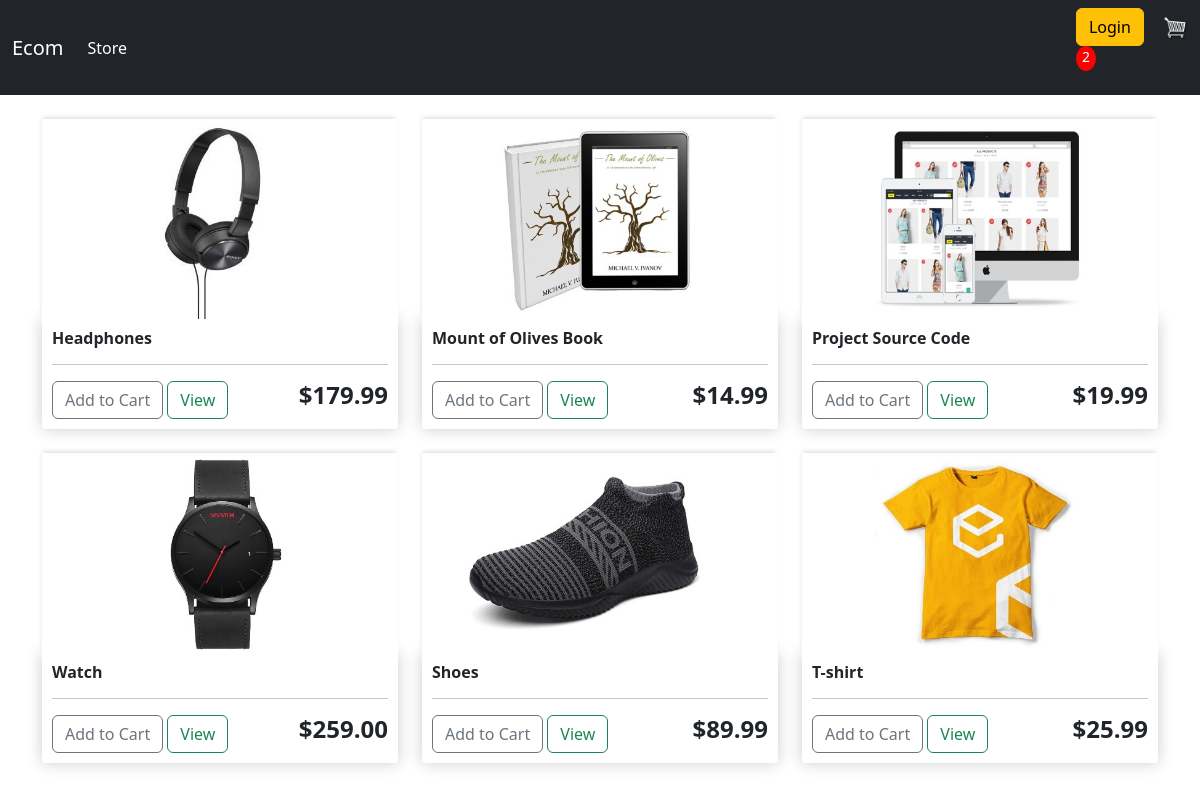
The app's page / (signed in) with its own data.
### store/models.py (models this page shows, shortened)
class Product(models.Model):
    name = models.CharField(max_length=200)
    price = models.DecimalField(max_digits=8, decimal_places=2)
    digital = models.BooleanField(default=False, null=True, blank=True)
    image = models.ImageField(null=True, blank=True)
    @property
    def imageURL(self):
        try:
            url = self.image.url
        except:
            url = ''
        return url

### store/views.py (the view)
# urls.py: path('', include('store.urls')),
def store(request):
    data = cartData(request)
    cartItem = data['cartItem']
    products = Product.objects.all()
    context ={'products':products, 'cartItem':cartItem, 'shipping':False}
    return render(request, 'store/store.html', context)

### store/models.py (called while the page is built)
    @property
    def get_cart_items(self):
        orderitems = self.orderitem_set.all()
        total = sum([item.quantity for item in orderitems ])
        return total

### store/utils.py (called while the page is built)
def cartData(request):
    if request.user.is_authenticated:
        customer = request.user.customer
        order, created = Order.objects.get_or_create(customer=customer, complete=False)
        items = order.orderitem_set.all()
        cartItem = order.get_cart_items
    else:
        cookieData = cookieCart()
        cartItem = cookieData['cartItem']
    return {'cartItem':cartItem, 'order':order, 'items':items}

### store/templates/store/store.html
{% extends 'store/main.html'%}
{% load static %}
{% block content %}
    <div class="row">
        {% for product in products %}
        <div class="col-lg-4 mt-4">
            <img src="{{ product.imageURL }}" class="thumbnail">
            <div class="box-element product">
                <h6><strong>{{product.name}}</strong></h6>
                <hr>
                <button data-product="{{product.id}}" data-action="add" class="btn btn-outline-secondary add-btn update-cart">Add to Cart</button>
                <a class="btn btn-outline-success" href="#">View</a>
                <h4 style="display: inline-block; float: right;"><strong>${{product.price|floatformat:2}}</strong></h4>
            </div>
        </div>
        {% endfor %}
    </div>
{% endblock content %}

### store/templates/store/main.html (shortened to what this page needs)
<!DOCTYPE html>
{% load static %}
<html lang="en">
<head>
    <link rel="stylesheet" href="{% static 'css/main.css' %}">
    <link href="https://cdn.jsdelivr.net/npm/bootstrap@5.3.3/dist/css/bootstrap.min.css" rel="stylesheet">
</head>
<body>
  <nav class="navbar navbar-expand-lg navbar-dark bg-dark">
    <div class="container-fluid">
      <a class="navbar-brand" href="{% url 'store' %}">Ecom</a>
      <div class="collapse navbar-collapse" id="navbarSupportedContent">
        <ul class="navbar-nav me-auto mb-2 mb-lg-0">
          <li class="nav-item">
            <a class="nav-link active" aria-current="page" href="{% url 'store' %}">Store</a>
          </li>
        </ul>
        <div class="form-inline my-2 my-lg-0">
          <a href="#"class="btn btn-warning">Login</a>
          <a href="{% url 'cart' %}">
           <img  id="cart-icon" src="{% static 'images/cart.png' %}">
          </a>
         <p id="cart-total">{{cartItem}}</p>
        </div>
      </div>
    </div>
  </nav>
    <div class="container">
        {% block content %}{% endblock %}
    </div>
</body>
</html>

### static/css/main.css (style rules this page uses)
body { background-color: hsl(0, 0%, 98%); }
h1,h2,h3,h4,h5,h6 { color:hsl(0, 0%, 30%); }
.box-element { box-shadow:hsl(0, 0%, 80%) 0 0 16px; background-color: #fff; border-radius: 4px; padding: 10px; }
.thumbnail { width: 100%; height: 200px; -webkit-box-shadow: -1px -3px 5px -2px rgba(214,214,214,1); -moz-box-shadow: -1px -3px 5px -2px rgba(214,214,214,1); box-shadow: -1px -3px 5px -2px rgba(214,214,214,1); }
.product { border-radius: 0 0 4px 4px; }
.bg-dark { background-color: #4f868c!important; }
#cart-icon { width:25px; display: inline-block; margin-left: 15px; }
#cart-total { display: block; text-align: center; color:#fff; background-color: red; width: 20px; height: 25px; border-radius: 50%; font-size: 14px; }
.col-lg-4, .col-lg-6, .col-lg-8, .col-lg-12 { margin-top: 10px; }
.btn { border-radius: 0; }

### records on screen
Product: imageURL (picture), name "Headphones", price "179.99"
Product: imageURL (picture), name "Mount of Olives Book", price "14.99"
Product: imageURL (picture), name "Project Source Code", price "19.99"
Product: imageURL (picture), name "Watch", price "259.00"
Product: imageURL (picture), name "Shoes", price "89.99"
Product: imageURL (picture), name "T-shirt", price "25.99"

### other values on screen
{{ cartItem }} "2"
